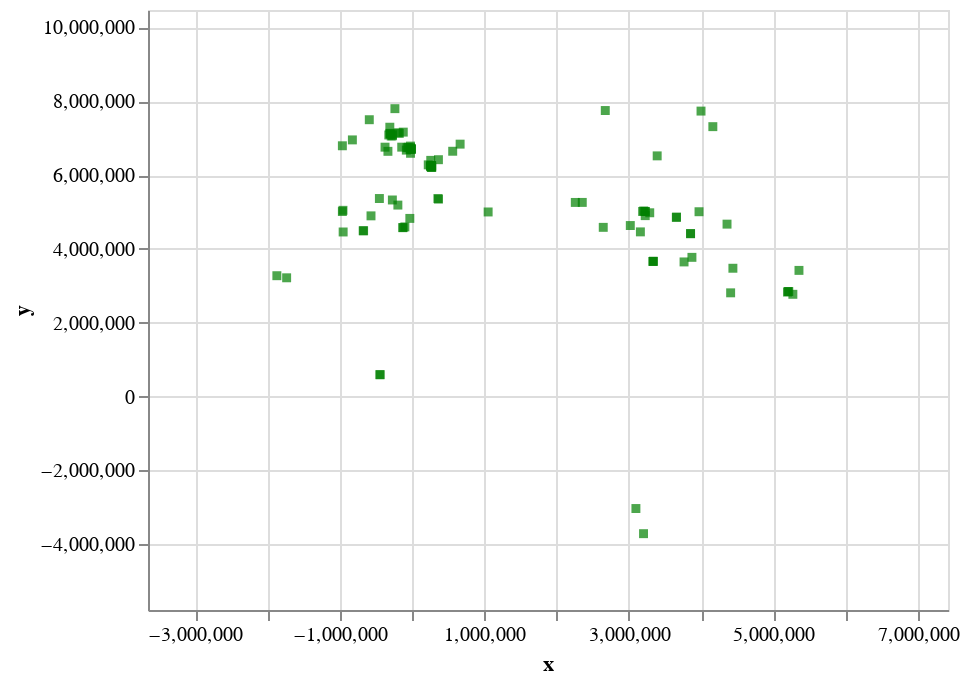

The notebook cell this image was saved under:
### Markdown cell above
## Basic Altair Renderer

### Code cell
alt.renderers.enable('default')
chart(mapd_expr.limit(100).execute())
